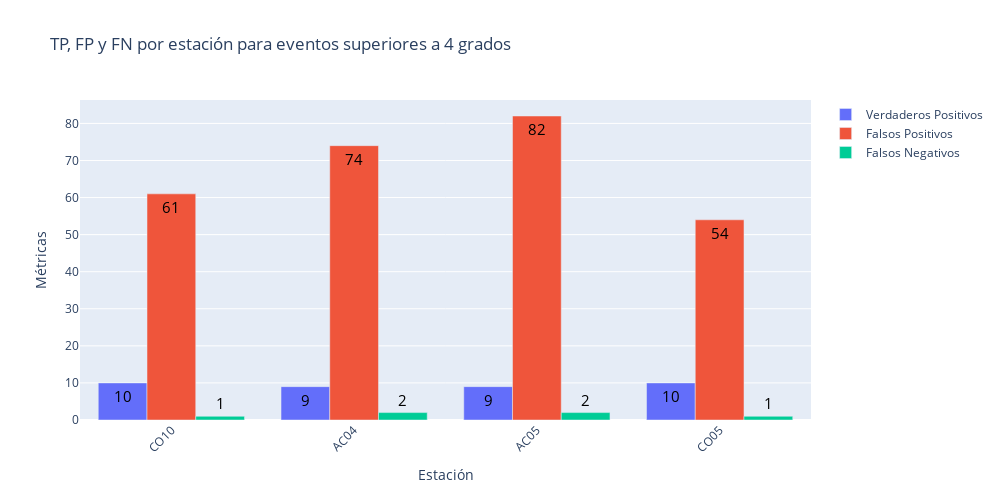

Write notebook code for a chart like this one.
### Code cell
plot_bar(results_no_val, titles[3])
#plot_metrics(results_no_val, titles[3])

### Figure 1 — Plotly figure (JSON) as saved in the notebook; plotly's stock layout.template omitted (floating-point values rounded to 4 significant figures)
{"data": [{"name": "Verdaderos Positivos", "text": ["10", "9", "9", "10"], "textfont": {"color": "black", "size": 15}, "type": "bar", "x": ["CO10", "AC04", "AC05", "CO05"], "y": [10, 9, 9, 10]}, {"name": "Falsos Positivos", "text": ["61", "74", "82", "54"], "textfont": {"color": "black", "size": 15}, "type": "bar", "x": ["CO10", "AC04", "AC05", "CO05"], "y": [61, 74, 82, 54]}, {"name": "Falsos Negativos", "text": ["1", "2", "2", "1"], "textfont": {"color": "black", "size": 15}, "type": "bar", "x": ["CO10", "AC04", "AC05", "CO05"], "y": [1, 2, 2, 1]}], "layout": {"barmode": "group", "height": 500, "title": {"text": "TP, FP y FN por estación para eventos superiores a 4 grados"}, "width": 1000, "xaxis": {"tickangle": -45, "title": {"text": "Estación"}}, "yaxis": {"title": {"text": "Métricas"}}}}
